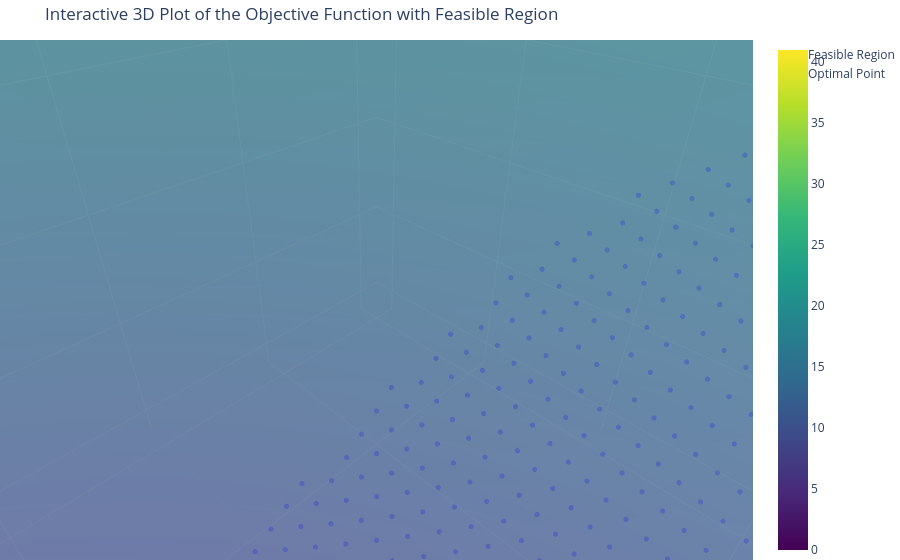

The cell this chart's notebook holds for it:
### Markdown cell above
---
# Question 2: Constrained Optimization with KKT

## Problem Statement
We need to minimize the function:
$$
f(x) = (x_1 - 2)^2 + (x_2 - 1)^2
$$
subject to the constraints:
1. Inequality: 
$$
g(x) = -\frac{1}{4}x_1^2 - x_2^2 + 1 \geq 0
$$
2. Equality: 
$$
h(x) = x_1 - 2x_2 + 1 = 0
$$

## Step 1: Identify the KKT Conditions
The KKT conditions for this optimization problem are:
1. **Stationarity**: 
$$
\nabla f + \mu \nabla g + \lambda \nabla h = 0
$$
2. **Primal Feasibility**: 
$$
g(x) \geq 0, \quad h(x) = 0
$$
3. **Dual Feasibility**: 
$$
\mu \geq 0
$$
4. **Complementarity**: 
$$
\mu g(x) = 0
$$

## Step 2: Compute the Gradients
1. **Gradient of the Objective Function**:
$$
\nabla f = \left[ \frac{\partial f}{\partial x_1}, \frac{\partial f}{\partial x_2} \right] = \left[ 2(x_1 - 2), 2(x_2 - 1) \right]
$$

2. **Gradient of the Inequality Constraint**:
$$
\nabla g = \left[ \frac{\partial g}{\partial x_1}, \frac{\partial g}{\partial x_2} \right] = \left[ -\frac{1}{2}x_1, -2x_2 \right]
$$

3. **Gradient of the Equality Constraint**:
$$
\nabla h = \left[ \frac{\partial h}{\partial x_1}, \frac{\partial h}{\partial x_2} \right] = \left[ 1, -2 \right]
$$

## Step 3: Set Up the KKT Conditions
Substituting the gradients into the stationarity condition:
$$
2(x_1 - 2) + \mu \left(-\frac{1}{2}x_1\right) + \lambda(1) = 0
$$
$$
2(x_2 - 1) + \mu(-2x_2) + \lambda(-2) = 0
$$

## Step 4: Solve the KKT Conditions
1. **From the first equation**:
$$
2(x_1 - 2) - \frac{\mu}{2}x_1 + \lambda = 0 \quad \text{(1)}
$$

2. **From the second equation**:
$$
2(x_2 - 1) - 2\mu x_2 - 2\lambda = 0 \quad \text{(2)}
$$

3. **From the equality constraint**:
$$
x_1 - 2x_2 + 1 = 0 \quad \text{(3)}
$$

## Step 5: Express $(x_1)$ in terms of $(x_2)$
From equation (3):
$$
x_1 = 2x_2 - 1
$$

## Step 6: Substitute $(x_1)$ into the KKT Conditions
Substituting $(x_1)$ into equation (1):
$$
2((2x_2 - 1) - 2) - \frac{\mu}{2}(2x_2 - 1) + \lambda = 0
$$
$$
2(2x_2 - 3) - \frac{\mu}{2}(2x_2 - 1) + \lambda = 0
$$
$$
(4 - \mu)x_2 + \lambda - 6 + \frac{\mu}{2} = 0 \quad \text{(4)}
$$

Substituting $(x_2)$ into equation (2):
$$
2(x_2 - 1) - 2\mu x_2 - 2\lambda = 0
$$
$$
(2 - 2\mu)x_2 - 2 - 2\lambda = 0 \quad \text{(5)}
 $$
$$(2 - 2\mu)x_2 = 2 + 2\lambda$$

## Step 7: Solve the System of Equations
From equations (4) and (5), we can solve for $(x_2)$ and subsequently for $(x_1)$. 

### Optimal Point
After solving the KKT conditions, we find the optimal point:
$$
x_1 \approx 0.8229, \quad x_2 \approx 0.9114
$$

## Conclusion
The optimal solution to the constrained optimization problem is:
- **Optimal Point**: 
$$
(x_1, x_2) = (0.8229, 0.9114)
$$

This solution satisfies both the inequality and equality constraints, confirming that it is indeed a valid solution to the problem.

### Code cell
import numpy as np
import plotly.graph_objects as go
from scipy.optimize import minimize

# Define the objective function
def objective(x):
    return (x[0] - 2)**2 + (x[1] - 1)**2

# Define the inequality constraint
def constraint_inequality(x):
    return -0.25 * x[0]**2 - x[1]**2 + 1

# Define the equality constraint
def constraint_equality(x):
    return x[0] - 2 * x[1] + 1

# Set up the constraints
constraints = [
    {'type': 'ineq', 'fun': constraint_inequality},
    {'type': 'eq', 'fun': constraint_equality}
]

# Initial guess
x0 = [0, 0]

# Solve the optimization problem
solution = minimize(objective, x0, constraints=constraints)

# Extract the optimal point
x_opt = solution.x
print(f"Optimal point: x1 = {x_opt[0]}, x2 = {x_opt[1]}")

# Create a grid for plotting
x1 = np.linspace(-3, 3, 100)
x2 = np.linspace(-3, 3, 100)
X1, X2 = np.meshgrid(x1, x2)
Z = objective([X1, X2])

# Create a mask for the feasible region
feasible_region = constraint_inequality([X1, X2]) >= 0

# Create the 3D interactive plot
fig = go.Figure()

# Add the surface plot of the objective function
fig.add_trace(go.Surface(z=Z, x=X1, y=X2, colorscale='viridis', opacity=0.7))

# Add the feasible region
fig.add_trace(go.Scatter3d(
    x=X1[feasible_region].flatten(),
    y=X2[feasible_region].flatten(),
    z=Z[feasible_region].flatten(),
    mode='markers',
    marker=dict(size=3, color='blue', opacity=0.2),
    name='Feasible Region'
))

# Add the optimal point
fig.add_trace(go.Scatter3d(
    x=[x_opt[0]],
    y=[x_opt[1]],
    z=[objective(x_opt)],
    mode='markers',
    marker=dict(size=8, color='red', symbol='diamond'),
    name='Optimal Point'
))

# Labels and title
fig.update_layout(
    title='Interactive 3D Plot of the Objective Function with Feasible Region',
    scene=dict(
        xaxis_title='x1',
        yaxis_title='x2',
        zaxis_title='Objective Function Value'
    ),
    margin=dict(l=0, r=0, b=0, t=40)
)

# Show the interactive plot
fig.show()

### Figure 1 — Plotly figure (JSON) as saved in the notebook; plotly's stock layout.template omitted (floating-point values rounded to 4 significant figures; data arrays with more than 128 entries replaced by an {"elided": "..."} marker saying what was removed)
{"data": [{"colorscale": [[0, "#440154"], [0.1111, "#482878"], [0.2222, "#3e4989"], [0.3333, "#31688e"], [0.4444, "#26828e"], [0.5556, "#1f9e89"], [0.6667, "#35b779"], [0.7778, "#6ece58"], [0.8889, "#b5de2b"], [1, "#fde725"]], "opacity": 0.7, "type": "surface", "x": {"elided": "100x100 float values"}, "y": {"elided": "100x100 float values"}, "z": {"elided": "100x100 float values"}}, {"marker": {"color": "blue", "opacity": 0.2, "size": 3}, "mode": "markers", "name": "Feasible Region", "type": "scatter3d", "x": {"elided": "1700 float values"}, "y": {"elided": "1700 float values"}, "z": {"elided": "1700 float values"}}, {"marker": {"color": "red", "size": 8, "symbol": "diamond"}, "mode": "markers", "name": "Optimal Point", "type": "scatter3d", "x": [0.8229], "y": [0.9114], "z": [1.393]}], "layout": {"autosize": true, "margin": {"b": 0, "l": 0, "r": 0, "t": 40}, "scene": {"aspectmode": "auto", "aspectratio": {"x": 1, "y": 1, "z": 1}, "camera": {"center": {"x": 0, "y": 0, "z": 0}, "eye": {"x": 0.005774, "y": 0.005774, "z": 0.005774}, "projection": {"type": "perspective"}, "up": {"x": 0, "y": 0, "z": 1}}, "xaxis": {"title": {"text": "x1"}, "type": "linear"}, "yaxis": {"title": {"text": "x2"}, "type": "linear"}, "zaxis": {"title": {"text": "Objective Function Value"}, "type": "linear"}}, "title": {"text": "Interactive 3D Plot of the Objective Function with Feasible Region"}}}
